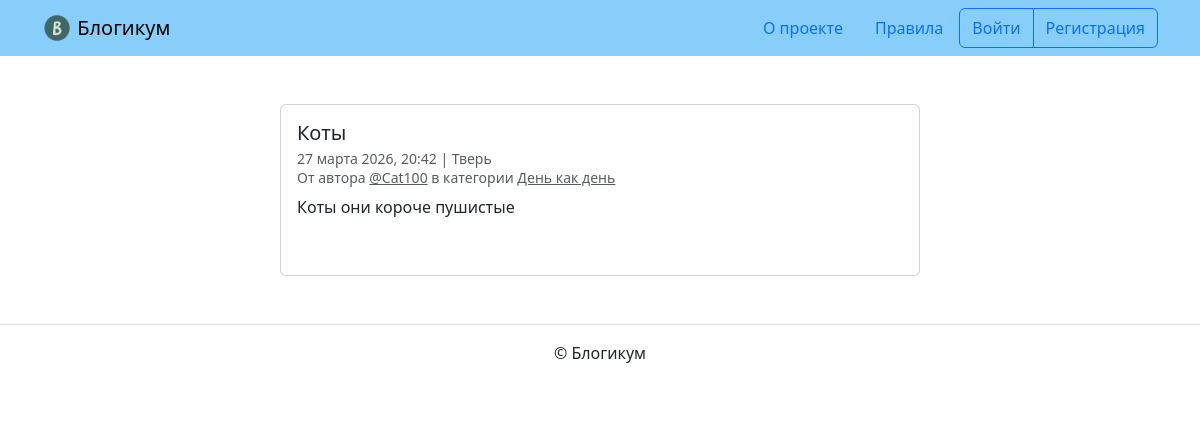
The page /posts/40/ on the database its author committed.
### blog/models.py (models this page shows)
class Post(models.Model):
    title = models.CharField(max_length=256, verbose_name="Заголовок")
    text = models.TextField(verbose_name="Текст")
    pub_date = models.DateTimeField(
        verbose_name="Дата и время публикации",
        help_text="Если установить дату и время в"
                  " будущем — можно делать отложенные публикации.",
    )
    author = models.ForeignKey(
        User,
        on_delete=models.CASCADE,
        verbose_name="Автор публикации",
    )
    location = models.ForeignKey(
        Location,
        on_delete=models.SET_NULL,
        null=True,
        verbose_name="Местоположение",
    )
    category = models.ForeignKey(
        Category,
        on_delete=models.SET_NULL,
        null=True,
        verbose_name="Категория",
    )
    is_published = models.BooleanField(
        default=True,
        verbose_name="Опубликовано",
        help_text="Снимите галочку, чтобы скрыть публикацию.",
    )
    created_at = models.DateTimeField(
        auto_now_add=True,
        verbose_name="Добавлено",
    )
    image = models.ImageField(
        upload_to='posts/',
        blank=True,
        null=True,
        verbose_name='Изображение'
    )
    class Meta:
        verbose_name = "публикация"
        verbose_name_plural = "Публикации"

class Location(models.Model):
    name = models.CharField(
        max_length=256,
        verbose_name="Название места",
    )
    is_published = models.BooleanField(
        default=True,
        verbose_name="Опубликовано",
        help_text="Снимите галочку, чтобы скрыть публикацию.",
    )
    created_at = models.DateTimeField(
        auto_now_add=True,
        verbose_name="Добавлено",
    )
    class Meta:
        verbose_name = "местоположение"
        verbose_name_plural = "Местоположения"

class Category(models.Model):
    title = models.CharField(max_length=256, verbose_name="Заголовок")
    description = models.TextField(verbose_name="Описание")
    slug = models.SlugField(
        unique=True,
        verbose_name="Идентификатор",
        help_text="Идентификатор страницы для URL; разрешены символы "
                  "латиницы, цифры, дефис и подчёркивание.",
    )
    is_published = models.BooleanField(
        default=True,
        verbose_name="Опубликовано",
        help_text="Снимите галочку, чтобы скрыть публикацию.",
    )
    created_at = models.DateTimeField(
        auto_now_add=True,
        verbose_name="Добавлено",
    )
    class Meta:
        verbose_name = "категория"
        verbose_name_plural = "Категории"

### blog/views.py (the view)
# urls.py: path("posts/<int:id>/", views.post_detail, name="post_detail"),
def post_detail(request, id):
    today = date.today()
    post = get_object_or_404(Post, id=id)
    if request.user != post.author:
        post = get_object_or_404(
            Post,
            id=id,
            is_published=True,
            pub_date__lte=today,
            category__is_published=True,
        )
    comments = post.comments.all()
    form = CommentForm()
    context = {
        "post": post,
        "comments": comments,
        "form": form,
    }
    return render(request, "blog/detail.html", context)

### templates/blog/detail.html (shortened to what this page needs)
{% extends "base.html" %}
{% load django_bootstrap5 %}
{% block content %}
  <div class="col d-flex justify-content-center">
    <div class="card" style="width: 40rem;">
      <div class="card-body">
        <h5 class="card-title">{{ post.title }}</h5>
        <h6 class="card-subtitle mb-2 text-muted">
          <small>
            {{ post.pub_date|date:"d E Y, H:i" }} |
            {% if post.location and post.location.is_published %}{{ post.location.name }}{% else %}Планета Земля{% endif %}<br>
            От автора <a class="text-muted" href="{% url 'blog:profile' post.author.username %}">@{{ post.author.username }}</a>
            в категории {% include "includes/category_link.html" %}
          </small>
        </h6>
        <p class="card-text">{{ post.text|linebreaksbr }}</p>
        {% include "includes/comments.html" %}
      </div>
    </div>
  </div>
{% endblock %}

### templates/includes/category_link.html
<a class="text-muted" href="{% url 'blog:category_posts' post.category.slug %}">
  {{ post.category.title }}
</a>

### rows shown on the page
Post: title "Коты", pub_date "27 марта 2026, 20:42", location.name "Тверь", author.username "Cat100", category "День как день", text "Коты они короче пушистые"
